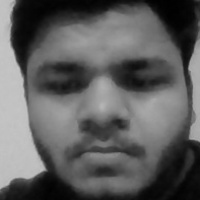
#> input picture Task-6/faces/user/12.jpg, 200 x 200 px, given in place of the camera
$ jupyter execute 'working_face[windows].ipynb'
#> lines starting #> are read from the running program, lines starting #| are printed output that depends on the picture; after the words box and inside, x2 and y2 are one past the last pixel; in counts of white or black regions, pixels touching at a corner belong together; long printed decimals are rounded
[cell 1]
#Task: Launch a EC2 with volume 10Gi attached to it, as the model detect your face

#STEP:1 Collecting Dataset(100 images)
#STEP:2 Training Model
#STEP:3 As the model identifies, it will launch EC2 with attached storage of 10Gi

[cell 2]
#STEP:1 Collecting Dataset(100 images)

[cell 3]
import cv2
import numpy as np

# Load HAAR face classifier
face_classifier = cv2.CascadeClassifier("haarcascade_frontalface_default.xml")

# Load functions
def face_extractor(img):
    # Function detects faces and returns the cropped face
    # If no face detected, it returns the input image

    gray = cv2.cvtColor(img,cv2.COLOR_BGR2GRAY)
    faces = face_classifier.detectMultiScale(gray, 1.3, 5)

    if faces is ():
        return None

    # Crop all faces found
    for (x,y,w,h) in faces:
        cropped_face = img[y:y+h, x:x+w]

    return cropped_face

# Initialize Webcam
cap = cv2.VideoCapture(0)
count = 0

# Collect 100 samples of your face from webcam input
while True:

    ret, frame = cap.read()
#> frame is the input picture: shape (200, 200, 3); min 0, max 198, mean 94.1
    if face_extractor(frame) is not None:
#> in face_extractor, `faces = face_classifier.detectMultiScale(gray, 1.3, 5)`: faces = [[15, 15, 167, 167]]
#> the loop in face_extractor, `for (x,y,w,h) in faces:` made 1 pass
#> pass 1, in face_extractor, `cropped_face = img[y:y+h, x:x+w]`:
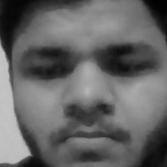
#> cropped_face: shape (167, 167, 3); min 1, max 197, mean 101.4
        count += 1
#> count = 1
        face = cv2.resize(face_extractor(frame), (200, 200))
#> the loop in face_extractor (call 2), `for (x,y,w,h) in faces:` made 1 pass
        face = cv2.cvtColor(face, cv2.COLOR_BGR2GRAY)
#> face: shape (200, 200)

        # Save file in specified directory with unique name
        file_name_path = 'faces/user/' + str(count) + '.jpg'
#> file_name_path = 'faces/user/1.jpg'
        cv2.imwrite(file_name_path, face)

        # Put count on images and display live count
        cv2.putText(face, str(count), (50, 50), cv2.FONT_HERSHEY_COMPLEX, 1, (0,255,0), 2)
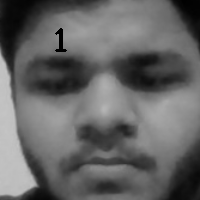
#> face: shape (200, 200); min 0, max 196, mean 100.9
        cv2.imshow('Face Cropper', face)

    else:
        print("Face not found")
        pass

    if cv2.waitKey(1) == 13 or count == 100: #13 is the Enter Key
#> (key Esc is pressed here)
        break

cap.release()
cv2.destroyAllWindows()
print("Collecting Samples Complete")

[cell 4]
cap.release()

[cell 5]
#STEP:2 Training Model

[cell 6]
import cv2
import numpy as np
from os import listdir
from os.path import isfile, join
print(cv2.__version__)
# Get the training data we previously made
data_path = 'faces/user/'
# a=listdir('d:/faces')
# print(a)
# """
onlyfiles = [f for f in listdir(data_path) if isfile(join(data_path, f))]

# Create arrays for training data and labels
Training_Data, Labels = [], []

# Open training images in our datapath
# Create a numpy array for training data
for i, files in enumerate(onlyfiles):
    image_path = data_path + onlyfiles[i]
    images = cv2.imread(image_path, cv2.IMREAD_GRAYSCALE)
#> images: shape (200, 200); min 0, max 197, mean 101.3
    Training_Data.append(np.asarray(images, dtype=np.uint8))
    Labels.append(i)
#
# Create a numpy array for both training data and labels
Labels = np.asarray(Labels, dtype=np.int32)
model=cv2.face_LBPHFaceRecognizer.create()
# Initialize facial recognizer
# model = cv2.face_LBPHFaceRecognizer.create()
# model=cv2.f
# NOTE: For OpenCV 3.0 use cv2.face.createLBPHFaceRecognizer()

# Let's train our model
model.train(np.asarray(Training_Data), np.asarray(Labels))
print("Model trained sucessefully")

[cell 7]
#STEP:3 As the model identifies:-
# 1. Launch EC2
# 2. Launch volume of 10Gi
# 3. Attach volume with EC2

[cell 8]
#Currently no resource are presents.

[cell 9]
import cv2
import numpy as np
import webbrowser
import os
import time

face_classifier = cv2.CascadeClassifier('haarcascade_frontalface_default.xml')

def face_detector(img, size=0.5):

    # Convert image to grayscale
#> called with size = 0.5
    gray = cv2.cvtColor(img,cv2.COLOR_BGR2GRAY)
    faces = face_classifier.detectMultiScale(gray, 1.3, 5)
#> faces = [[15, 15, 167, 167]]
    if faces is ():
        return img, []

    for (x,y,w,h) in faces:
        cv2.rectangle(img,(x,y),(x+w,y+h),(0,255,255),2)
        roi = img[y:y+h, x:x+w]
        roi = cv2.resize(roi, (200, 200))
#> this loop made 1 pass
#> pass 1, in face_detector, `roi = img[y:y+h, x:x+w]`:
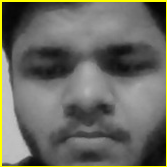
#> roi: shape (167, 167, 3); mean B, G, R 98.2, 107.3, 107.3
#> after the loop:
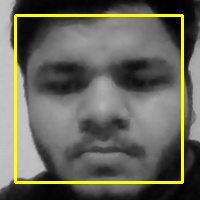
#> img: shape (200, 200, 3); 5% of pixels changed, all inside (x1, y1, x2, y2) = (14, 14, 184, 184)
    return img, roi


# Open Webcam
cap = cv2.VideoCapture(0)

while True:

    ret, frame = cap.read()

    image, face = face_detector(frame)

    try:
        face = cv2.cvtColor(face, cv2.COLOR_BGR2GRAY)
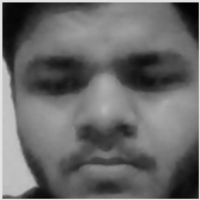
#> face: shape (200, 200); min 1, max 226, mean 106.2

        # Pass face to prediction model
        # "results" comprises of a tuple containing the label and the confidence value
        results = model.predict(face)
#> results = (0, 11.86)
        print(results)
#| (0, 11.860)
        if results[1] < 500:
            confidence = int( 100 * (1 - (results[1])/400) )
#> confidence = 97
            display_string = str(confidence) + '% Confident it is User'
#> display_string = '97% Confident it is User'

        cv2.putText(image, display_string, (100, 120), cv2.FONT_HERSHEY_COMPLEX, 1, (255,120,150), 2)
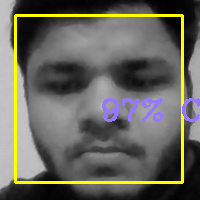
#> image: shape (200, 200, 3); 2.02% of pixels changed, all inside (x1, y1, x2, y2) = (102, 98, 200, 122)

        if confidence > 92:
            time.sleep(2)
            cv2.putText(image, "Hey Vivek !!", (250, 450), cv2.FONT_HERSHEY_COMPLEX, 1, (0,0,255), 2)

            cv2.imshow('Face Recognition', image )
            # [6 lines of commented-out code are left out]


            print("Face is detected..")
            print("Opening AWS console site.")
            os.system("chrome  https://ap-south-1.console.aws.amazon.com/console/home?nc2=h_ct&region=ap-south-1")
            print("Terraform is initializing AWS providers.")
            os.system("terraform init")
            print("Terraform is planning what to do ..")
            os.system("terraform plan ")
            print("Terraform is launching a infrastructure of 3 services: Launching EC2, Launching volume of 10Gi and Attaching ec2 with volume.")
            os.system("terraform apply -auto-approve")

            break;
        else:
            cv2.putText(image, "U r not Vivek ", (250, 450), cv2.FONT_HERSHEY_COMPLEX, 1, (0,0,255), 2)
            cv2.imshow('Face Recognition', image )

    except:
        cv2.putText(image, "No Face Found", (220, 120) , cv2.FONT_HERSHEY_COMPLEX, 1, (0,0,255), 2)
        cv2.putText(image, "Searching for face", (250, 450), cv2.FONT_HERSHEY_COMPLEX, 1, (0,0,255), 2)
        cv2.imshow('Face Recognition', image )
        pass

    if cv2.waitKey(1) == 13: #13 is the Enter Key
        break

cap.release()
cv2.destroyAllWindows()
